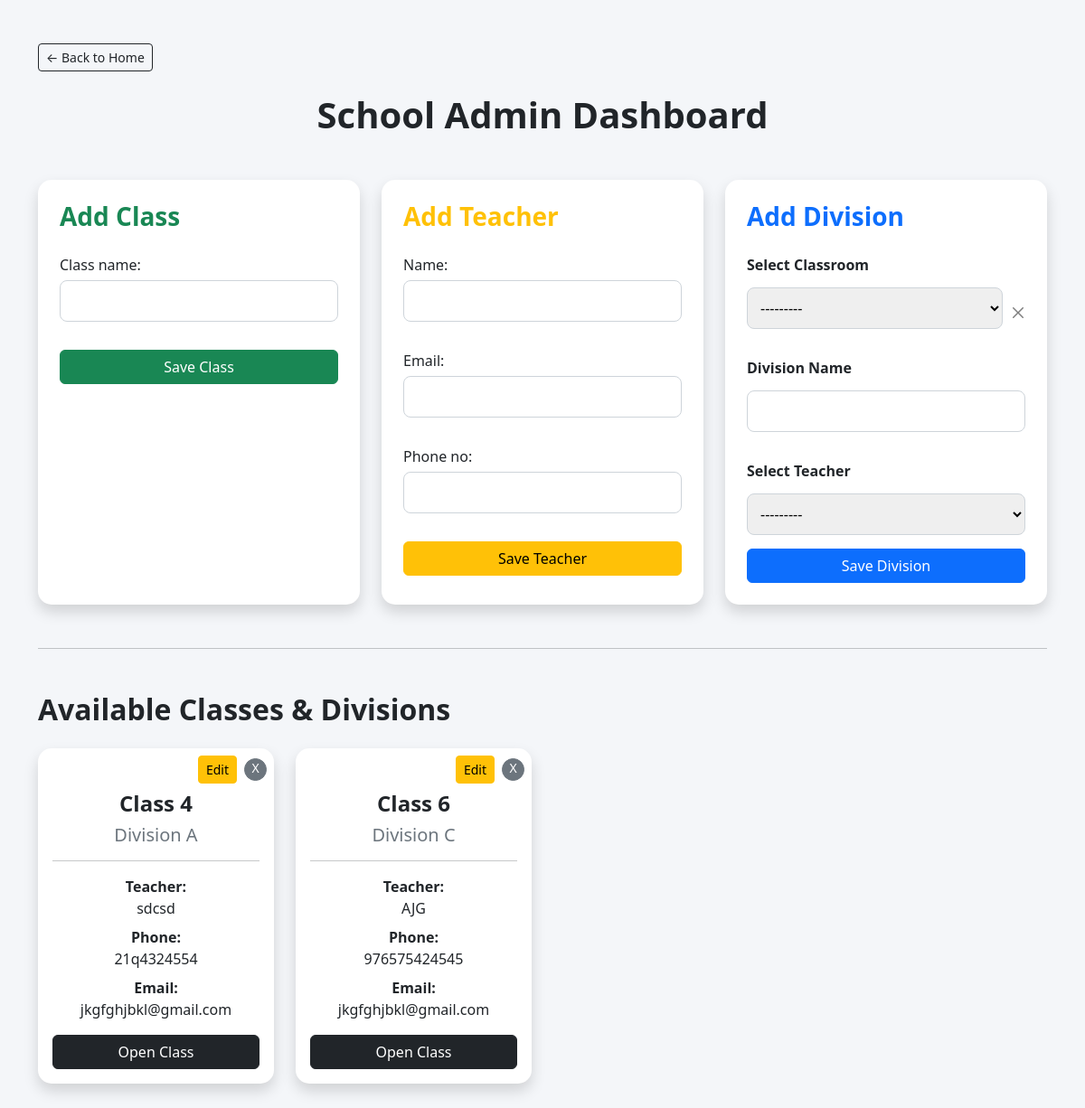
The page /admin-page/ on the database as committed earlier.
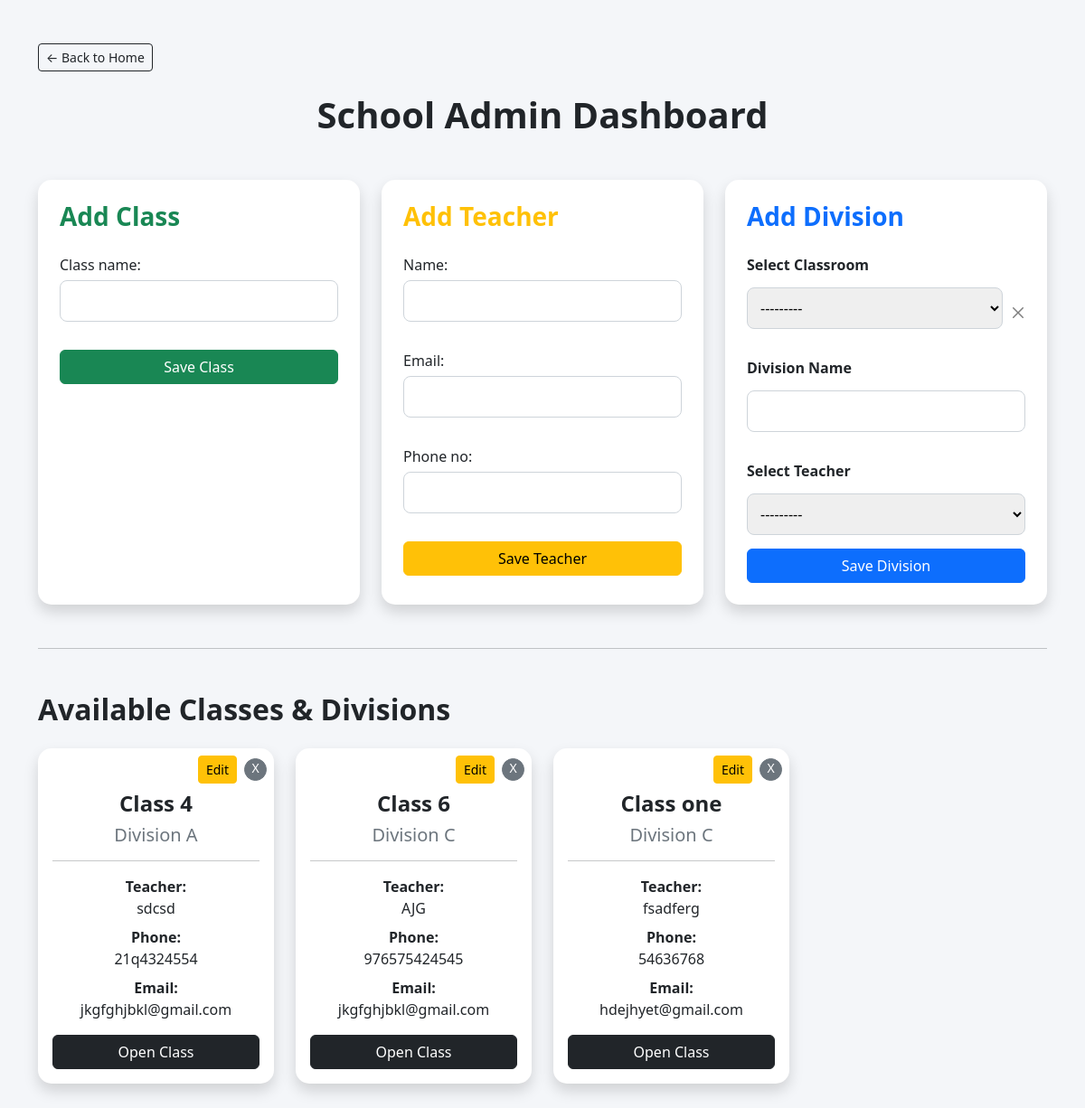
The same page on the database as committed later.
### schoolapp/models.py (models this page shows, shortened)
class Division(models.Model):
    classroom = models.ForeignKey(
        ClassRoom,
        on_delete=models.CASCADE
    )
    division_name = models.CharField(max_length=20)
    class_teacher = models.ForeignKey(
        Teacher,
        on_delete=models.SET_NULL,
        null=True,
        blank=True
    )
    class Meta:
        unique_together = (
            'classroom',
            'division_name'
        )

class ClassRoom(models.Model):
    class_name = models.CharField(
        max_length=50,
        unique=True,
        validators=[
           MinLengthValidator(
                3,
                message='Class must contain exactly 3 digits.'
            )
        ]
    )
    def __str__(self):
        return self.class_name

class Teacher(models.Model):
    name = models.CharField(
        max_length=100,
        validators=[
            MinLengthValidator(
                4,
                message='Teacher name must contain at least 4 letters.'
            )
        ]
    )
    email = models.EmailField()
    phone_no = models.CharField(max_length=15)
    def __str__(self):
        return self.name

### schoolapp/views.py (the view, shortened to what this page needs)
def admin_page(request):
    classes = ClassRoom.objects.all()
    divisions = Division.objects.all()
    teachers = Teacher.objects.all()
    class_form = ClassForm()
    division_form = DivisionForm()
    teacher_form = TeacherForm()
    context = {
        'classes': classes,
        'divisions': divisions,
        'teachers': teachers,
        'class_form': class_form,
        'division_form': division_form,
        'teacher_form': teacher_form,
    }
    return render(
        request,
        'admin_page.html',
        context
    )

### schoolapp/forms.py
class ClassForm(forms.ModelForm):
    class Meta:
        model = ClassRoom
        fields = ['class_name']

class DivisionForm(forms.ModelForm):
    class Meta:
        model = Division
        fields = [
            'classroom',
            'division_name',
            'class_teacher'
        ]

### schoolapp/templates/admin_page.html (shortened to what this page needs)
<!DOCTYPE html>
<html lang="en">
<head>
    <link
        href="https://cdn.jsdelivr.net/npm/bootstrap@5.3.3/dist/css/bootstrap.min.css"
        rel="stylesheet"
    >
</head>
<body>
<div class="container py-5">
    <div class="mb-4">
        <a
            href="/"
            class="btn btn-outline-dark btn-sm"
        >
            ← Back to Home
        </a>
    </div>
    <h1 class="text-center mb-5 dashboard-title">
        School Admin Dashboard
    </h1>
    <div class="row g-4">
        <div class="col-md-4">
            <div class="card shadow p-4 h-100">
                <h3 class="mb-4 text-success">
                    Add Class
                </h3>
                <form method="POST">
                    {{ class_form.as_p }}
                    <button
                        type="submit"
                        name="add_class"
                        class="btn btn-success w-100"
                    >
                        Save Class
                    </button>
                </form>
            </div>
        </div>
        <div class="col-md-4">
            <div class="card shadow p-4 h-100">
                <h3 class="mb-4 text-warning">
                    Add Teacher
                </h3>
                <form method="POST">
                    {{ teacher_form.as_p }}
                    <button
                        type="submit"
                        name="add_teacher"
                        class="btn btn-warning w-100"
                    >
                        Save Teacher
                    </button>
                </form>
            </div>
        </div>
        <div class="col-md-4">
            <div class="card shadow p-4 h-100">
                <h3 class="mb-4 text-primary">
                    Add Division
                </h3>
                <form method="POST">
                <label class="fw-bold mb-2">
                    Select Classroom
                </label>
                <div class="d-flex align-items-center mb-3">
                    {{ division_form.classroom }}
                    <a
                        id="deleteClassBtn"
                        href="#"
                        class="btn-close ms-2"
                        title="Delete Classroom"
                        onclick="return confirm('Delete selected classroom?')"
                    >
                    </a>
                    </div>
                    <label class="fw-bold mb-2">
                        Division Name
                    </label>
                    {{ division_form.division_name }}
                    <label class="fw-bold mb-2 mt-3">
                        Select Teacher
                    </label>
                    {{ division_form.class_teacher }}
                    <button
                        type="submit"
                        name="add_division"
                        class="btn btn-primary w-100"
                    >
                        Save Division
                    </button>
                </form>
            </div>
        </div>
    </div>
    <hr class="my-5">
    <h2 class="mb-4 fw-bold">
        Available Classes & Divisions
    </h2>
    <div class="row">
        {% for division in divisions %}
<div class="col-md-3 mb-4">
    <div class="card shadow h-100 class-card">
        <div class="d-flex justify-content-end align-items-center p-2">
            <a
                href="{% url 'edit_division' division.id %}"
                class="btn btn-warning btn-sm me-2"
            >
                Edit
            </a>
            <a
                href="{% url 'delete_division' division.id %}"
                class="btn btn-secondary btn-sm rounded-circle"
                style="
                    width:25px;
                    height:25px;
                    line-height:20px; padding:0 ; text-align:center;
                "
                onclick="return confirm('Delete this division?')"
            >
            X
        </a>
        </div>
        <div class="card-body text-center pt-0">
            <h4 class="fw-bold text-dark mb-2">
                Class {{ division.classroom.class_name }}
            </h4>
            <h5 class="text-secondary mb-3">
                Division {{ division.division_name }}
            </h5>
            <hr>
            <p class="mb-2">
                <strong>Teacher:</strong><br>
                {{ division.class_teacher.name }}
            </p>
            <p class="mb-2">
                <strong>Phone:</strong><br>
                {{ division.class_teacher.phone_no }}
            </p>
            <p class="mb-3">
                <strong>Email:</strong><br>
                {{ division.class_teacher.email }}
            </p>
            <a
                href="{% url 'class_page' division.id %}"
                class="btn btn-dark w-100"
            >
                Open Class
            </a>
        </div>
    </div>
</div>
        {% endfor %}
    </div>
</div>
</body>
</html>

### schoolapp/templates/admin_page.html (style rules this page uses)
body { background:#f4f6f9; }
.card { border:none; border-radius:15px; }
.card h3 { font-weight:600; }
input, select { width:100%; padding:10px; border:1px solid #ced4da; border-radius:8px; margin-top:5px; margin-bottom:15px; }
label { font-weight:500; }
.dashboard-title { font-weight:700; color:#212529; }
.class-card { transition:0.3s; }
select { width:100%; padding:10px; border:1px solid #ced4da; border-radius:8px; }
.btn-close { font-size:12px; }

Rows that differ between the two databases and show on the page:
added Division: classroom.class_name "one", division_name "C", class_teacher.name "fsadferg", class_teacher.phone_no "54636768", class_teacher.email "hdejhyet@gmail.com"
